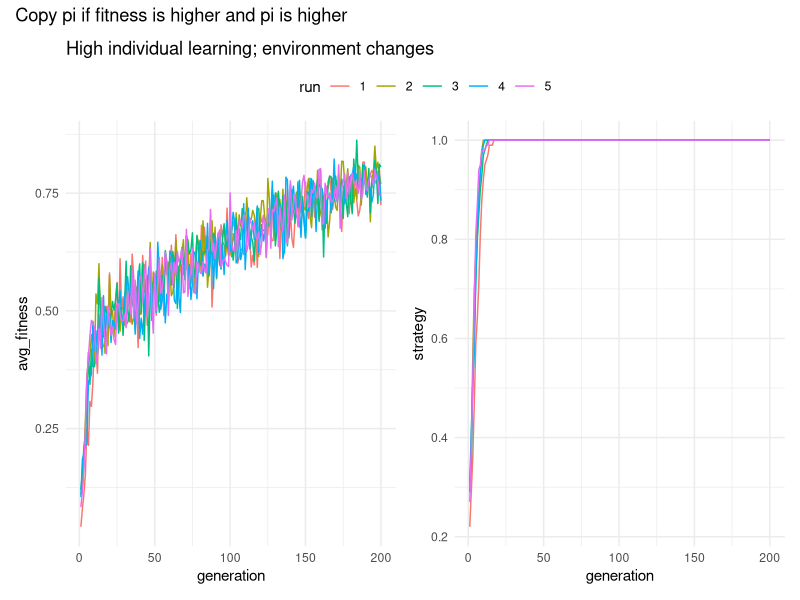

The R script that drew this image:
library(tidyverse)
library(patchwork)
theme_set(theme_minimal())
#### Parameter Block ###
num_traits = 100
num_turns = 200
num_rounds = 5
N = 100
sd_exploration = 0.1
starting_error_sd = 0.0
alpha_pr_change = 0.0
prob_learning  = 1
prob_ind = 0.5 
genetic = F
beta_pr_change = 1
starting_subset = 2
transform_exp = 1.5 
p_exp = 0.2


### The Model ####
# Keep record
traits_df <- matrix(NA,
                    nrow = num_rounds * num_turns,
                    ncol = 2 + num_traits)

# Change the column names
colnames(traits_df) <- c("run",
                         "generation",
                         map_chr(.x = 1:num_traits, ~ paste0("trait", .x)))

# Turn into a tibble for ease of manipulation
traits_df <- data.frame(traits_df)

# Populate the dataframe
traits_df <- traits_df %>%
  mutate(run = as.factor(rep(1:num_rounds, each = num_turns)),
         generation = rep(1:num_turns, num_rounds)) %>%
  mutate(across(.cols = 3:ncol(.), as.numeric))


# Output for the model
output <- matrix(NA,
                 nrow = num_rounds * num_turns,
                 ncol = 6 + num_traits)

# Name the columns
colnames(output) <- c(
  "run",
  "generation",
  "strategy",
  "prob_learning",
  "ind_learning",
  "avg_fitness",
  map_chr(.x = 1:num_traits, ~ paste0("mean_trait", .x))
)
output <- data.frame(output)
# Populate the dataframe
output <- output %>%
  mutate(run = as.factor(rep(1:num_rounds, each = num_turns)),
         generation = rep(1:num_turns, num_rounds)) %>%
  mutate(across(.cols = 4:ncol(.), as.numeric))

# Data frame to keep track of pr_change
probs_df <- matrix(data = NA,
                   ncol = num_traits + 1,
                   nrow = num_rounds)
colnames(probs_df) <- c("round",
                        paste0("trait", c(1:num_traits)))
probs_df <- data.frame(probs_df)


for (j in 1:num_rounds) {
  print(
    paste0(
      "working on: ",
      "trait change: ",
      alpha_pr_change,
      "learning: ",
      prob_learning,
      "individual: ",
      prob_ind,
      "round: ",
      j
    )
  ) 
  # Probabilities that each trait changes
  pr_change <- rbeta(n = num_traits,
                     shape1 = alpha_pr_change,
                     shape2 = beta_pr_change)
  probs_df[j, ] <- c(j, pr_change)
 
    # Draw initial values for the traits
  traits_init <- runif(n = num_traits,
                       min = 0,
                       max = 1)
  traits_df[traits_df$run == j &
              traits_df$generation == 1, 3:ncol(traits_df)] <- c(traits_init)
  # Dataframe for population
  population <- matrix(NA,
                       nrow = N,
                       ncol = 4 + num_traits)
  # Change the column names
  colnames(population) <- c(
    "strategy",
    "prob_learns",
    "prob_ind_explore",
    "fitness",
    map_chr(.x = 1:num_traits, ~ paste0("trait", .x))
  )
  population <- data.frame(population)
  
  population <- population %>%
    mutate(
      prob_learns = prob_learning,
      prob_ind_explore = prob_ind,
      strategy = sample(size = N, c("stay", "explore"), prob = c(1-p_exp, p_exp), replace = T),
      across(.cols = 2:ncol(.), as.numeric)
    )

  # Here we start to change from our previous model
  # Starting values are only a fraction 
  # This loop does it; every agent starts with half 
  for (s in 1:N) {
    
    traits_selected <- sample(1:num_traits, starting_subset)
    starting_values <- rep(NA_real_, num_traits)
    starting_values[traits_selected] <-  rnorm(mean = 0,
                                               sd = starting_error_sd,
                                               n = starting_subset) + traits_init[traits_selected]
    population[s, 5:(num_traits+4)] <- starting_values
    
  } 
  
  for (t in 1:num_turns) {
    #### One turn ####
    
    # 1. Change in traits?
    # Do the traits change?
    traits_change <- rbinom(n = num_traits,
                            size = 1,
                            prob = pr_change)
    
    
    if (t == 1) {
      traits_df[traits_df$run == j &
                  traits_df$generation == t, c(which(traits_change == 1) + 2)] <-
        c(runif(sum(traits_change)))
    } else {
      traits_df[traits_df$run == j &
                  traits_df$generation == t, 3:ncol(traits_df)] <-
        traits_df[traits_df$run == j &
                    traits_df$generation == t - 1, 3:ncol(traits_df)]
      traits_df[traits_df$run == j &
                  traits_df$generation == t, c(which(traits_change == 1) + 2)] <-
        c(runif(sum(traits_change)))
    }
    
    # 2. Learning 
    # One trait gets drawn
    current_traits <- sample(1:num_traits,
                             size = N,
                             replace = T)
    # How many learners?
    explorers <- which(population$strategy=="explore")
    
    learns <- rbinom(n = length(explorers),
                     size = 1,
                     prob = population$prob_learns[explorers])
    
    # from these who explores individually?
    individual_explorers <- rbinom(
      n = length(explorers[which(learns == 1)]),
      size = 1,
      prob = population[explorers[which(learns == 1)], ]$prob_ind
    )
    
    st <- Sys.time()
    # Update individual explorers
    if (sum(individual_explorers) > 0) {
      for (x in 1:sum(individual_explorers)) {
        learning_agent <- explorers[which(learns ==1)][which(individual_explorers == 1)][x]
        population[learning_agent,4+current_traits[learning_agent]] <- rnorm(n = 1,
                                                         mean =  traits_df[traits_df$run == j &
                                                                             traits_df$generation == t, 
                                                                           current_traits[learning_agent] + 2],
                                                         sd = sd_exploration)
        
      }
    }
    et <- Sys.time()
    
    print(paste("explorers' loop", round(et-st, 5), sep = " "))
    
    # Update non-explorers 
    # Count how many there are
    non_explorers <-  sum(learns) - sum(individual_explorers)
    
    st <- Sys.time()
    if (sum(non_explorers) > 0) {
      for (z in 1:non_explorers) {
        learning_nex <- explorers[which(learns ==1)][which(individual_explorers == 0)][z]
        demonstrator <- sample(c(1:N)[-learning_nex], 1)
        population[learning_nex,
                   current_traits[learning_nex] + 3]  <-
          ifelse(is.na(population[demonstrator, current_traits[learning_nex] + 3]), 
                 population[learning_nex,
                            current_traits[learning_nex] + 3], 
                 population[demonstrator, current_traits[learning_nex] + 3])
        
      }
    }
   et <- Sys.time()
   
   print(paste("learners' loop", round(et-st, 5), sep = " "))
    # Record the means
    for (m in 1:num_traits) {
      output[output$generation == t &
               output$run == j, m + 5] <- mean(population[[m + 4]], na.rm = T)
    }
    
    # 3. Calculate fitness
    # Get difference between chosen trait and responses
   st <- Sys.time()
    for (y in 1:N) {
      if(is.na(population[y, 4 + current_traits[y]])) {
        population$fitness[y] <- 0
      } else {
      distance <-  abs(population[y, 4 + current_traits[y]] - traits_df[traits_df$run ==
                                                                          j & traits_df$generation == t,
                                                                        2 +
                                                                          current_traits[y]][1])
      distance_transformed <- distance + distance^(transform_exp)
      population$fitness[y] <- 1 - distance_transformed
      
      }
    }
   et <- Sys.time() 
   print(paste("fitness loop", round(et-st), sep = " "))
    # 4. Agents copy each other's strategies 
   st <- Sys.time()
   dms <- sample(x = c(1:N), 
                 size = N, 
                 replace = T)
   
   population$strategy <- ifelse(
     population$fitness < population[dms,]$fitness, 
     population[dms,]$strategy, 
     population$strategy)
   et <- Sys.time() 
   print(paste("strategy loop", round(et-st, 5), sep = " "))
    # Record outputs 
    output[output$generation == t &
             output$run == j, ]$avg_fitness <-
      mean(population$fitness, na.rm = T)
    output[output$generation == t &
             output$run == j, ]$prob_learning <-
      mean(population$prob_learns)
    output[output$generation == t &
             output$run == j, ]$ind_learning <-
      mean(population$prob_ind_explore)
    output[output$generation == t &
             output$run == j, ]$strategy <- 
      sum(population$strategy=="explore")/N
  }
}
    
prb_plot <- output %>% 
  ggplot(aes(x = generation, 
             y = strategy, 
             color = run)) + 
  geom_line()

fit_plot <- 
  output %>% 
  ggplot(aes(x = generation, 
             y = avg_fitness, 
             color= run)) + 
  geom_line() + 
  labs(title = "High individual learning; environment changes")

(fit_plot + prb_plot) + 
  plot_layout(guides = "collect") + 
  plot_annotation(title = "Copy pi if fitness is higher and pi is higher") & 
  theme(legend.position = "top")    